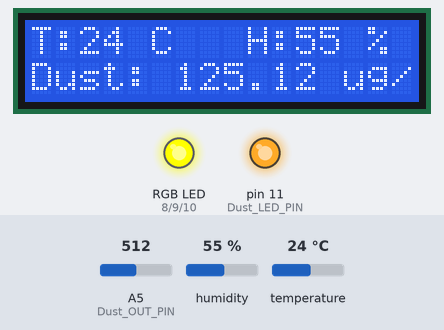
Bench run of a sketch on a simulated Arduino Uno, built with avr-gcc and run on an emulated ATmega328P. Parts: 16×2 character LCD, an RGB LED mixed from three pins (HIGH = lit), output pins drawn as LEDs (lit = HIGH). The test bench sets the inputs (shaded band); at power-on: A5 (Dust_OUT_PIN) = 512, humidity 55 %, temperature 24 °C. Pins used as bus, display or sensor lines are not drawn.

Above: at 2.7 s.
2.8 s: A5 (Dust_OUT_PIN) set to 217
At 5.0 s:
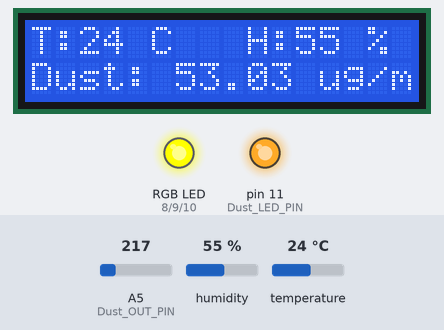
5.9 s: A5 (Dust_OUT_PIN) set to 199
At 6.8 s:
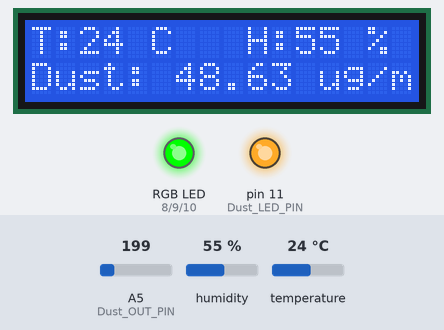
9.0 s: A5 (Dust_OUT_PIN) set to 69
At 11.7 s:
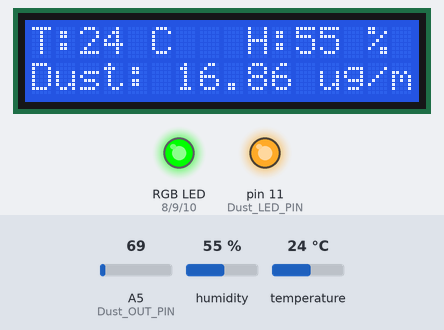
12.1 s: A5 (Dust_OUT_PIN) set to 60
At 13.5 s:
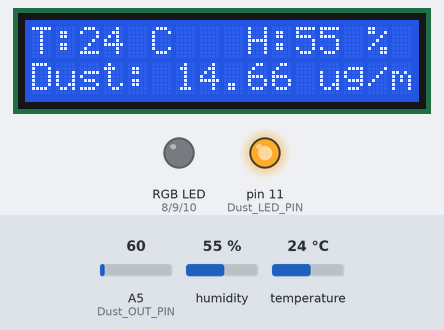
15.2 s: humidity set to 22 %
At 17.1 s:
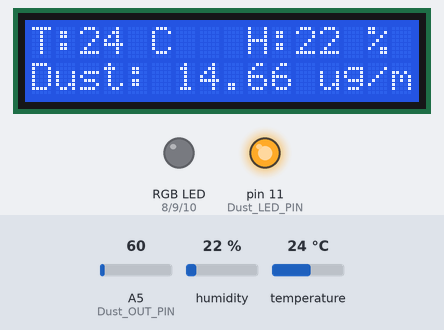
18.3 s: temperature set to 12 °C
At 20.1 s:
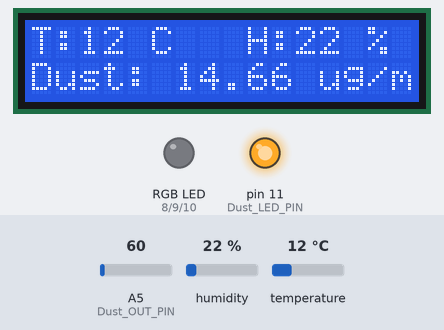
Timing chart, 0 to 21.6 s (numbered marks = the images above; inputs shaded):
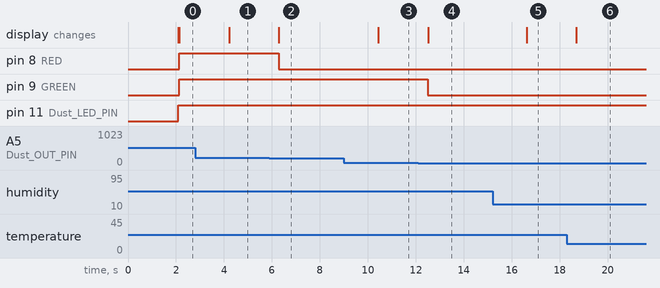

Measured:
- the behaviour switches between 209 and 208 on A5 (Dust_OUT_PIN) (found by bisection; images 1 and 2)
- the behaviour switches between 66 and 65 on A5 (Dust_OUT_PIN) (found by bisection; images 3 and 4)
- after the input at 2.8 s, the display: changes after 1.4 s (image 1)
- after the input at 5.9 s, pin 8 (RED): HIGH → LOW after 0.38 s; the display: changes after 0.39 s (image 2)
- after the input at 9.0 s, the display: changes after 1.4 s (image 3)
- after the input at 12.1 s, pin 9 (GREEN): HIGH → LOW after 0.40 s; the display: changes after 0.41 s (image 4)
- after the input at 15.2 s, the display: changes after 1.4 s (image 5)
- after the input at 18.3 s, the display: changes after 0.40 s (image 6)

The sketch:

fine_dust.ino
```cpp
#include <LiquidCrystal_I2C.h>
#include <SimpleDHT.h>   // 온습도센서 라이브러리
#include <SoftwareSerial.h>

#define DHTPIN          7         // DHT핀(온습도센서) - 아두이노 연결핀 번호
#define DHTTYPE         DHT11     // DHT 타입 정하기 - DHT11
#define LCD_resolution  6       // LCD 화면 글자선명도 연결핀
#define BTtx        A1
#define BTrx        A2
SoftwareSerial BT(BTtx, BTrx);
SimpleDHT11 dht11(DHTPIN);   // DHT 설정 (온습도 센서 설정)
//LiquidCrystal lcd(13, 12, 5, 4, 3, 2);   // LCD 핀 설정
LiquidCrystal_I2C lcd(0x3F,16,2);

// 미세먼지 센서 변수설정
#define Dust_LED_PIN    11 // 미세먼지 센서 LED 핀
#define Dust_OUT_PIN    A5 // 미세먼지 센서값 출력핀
int samplingTime = 280;
int deltaTime = 40;
int sleepTime = 9680;
float dust_sensorValue = 0;
float voltage = 0;
float dust_density = 0;

int temperature; // 온도
int humidity; // 습도
int dust; // 미세먼지

//RGB LED pin
#define RED     8
#define GREEN   9
#define BLUE    10

void setup() {
  Serial.begin(9600);
  BT.begin(9600);
  lcd.init();
  lcd.backlight();
  analogWrite(LCD_resolution, 100); // LCD 글자선명도(0~255)
  lcd.clear(); // LCD화면 지우기
  pinMode(Dust_LED_PIN, OUTPUT); // 먼지센서 LED 출력모드
  pinMode(RED, OUTPUT);
  pinMode(GREEN, OUTPUT);
  pinMode(BLUE, OUTPUT);
}

void loop() {
  dht_check(); // 온습도 체크
  dust_check();  // 미세먼지 체크
  RGB_LED_check(); // RGB LED 체크
  send_bt(); // 블루투스 데이터 보내기
}

void send_bt() {
  BT.print(temperature);
  BT.print(",");
  BT.print(humidity);
  BT.print(",");
  BT.println(dust);
}

void RGB_LED_check() { // by PM 2.5
 if(dust_density >= 151){
  LED_Color(1,0,0);// if문을 이용해
 }
 else if(dust_density >=51){
  LED_Color(1,1,0);
 }
 else if(dust_density >=16){
  LED_Color(0,1,0);
 }
 else if(dust_density >=0){
  LED_Color(0,0,0);
 }
 else{
   LED_Color(0,0,0);
 }
}

void LED_Color(int r,int g,int b){
  digitalWrite(RED,r);
  digitalWrite(GREEN,g);
  digitalWrite(BLUE,b);
}

void dust_check() {
  digitalWrite(Dust_LED_PIN, LOW); // 적외선 LED ON
  delayMicroseconds(samplingTime); // 280us = 0.28ms
  dust_sensorValue = analogRead(Dust_OUT_PIN); // 먼지센서 출력값 읽기
  delayMicroseconds(deltaTime); // for pulse width of 0.32ms = 0.28ms + 0.04ms
  digitalWrite(Dust_LED_PIN, HIGH); // 적외선 LED OFF
  delayMicroseconds(sleepTime); // 9.680ms (10ms=9.680ms+0.32ms)
  voltage = dust_sensorValue * (5.0 / 1023.0); // 0~1023센서값을 0~5V로 변환하기
  dust_density = 50*voltage;  // ug/m3로 단위 변환
  lcd.setCursor(0,1);
  lcd.print("Dust: ");
  lcd.print(dust_density);
  lcd.print(" ug/m3");

  dust = (int)dust_density; // 블루투스 전송 변수에 저장
}

void dht_check() {
  delay(2000); // 2초 딜레이를 줘야 온습도 센서가 올바로 작동됨
  byte t = 0;  // 온도 변수
  byte h = 0;  // 습도 변수

  dht11.read(&t, &h, NULL); // 온습도 값 저장.

  lcd.setCursor(0,0); // LCD 왼쪽위 첫칸
  lcd.print("T:");
  lcd.print(t);  // 온도값 출력
  lcd.print(" C");
  lcd.setCursor(9,0); // LCD 첫줄 가운데쯤
  lcd.print("H:");
  lcd.print(h);  // 습도값 출력
  lcd.print(" %");


  temperature = t; // 블루투스 전송 변수에 저장
  humidity = h; // 블루투스 전송 변수에 저장
}
```
